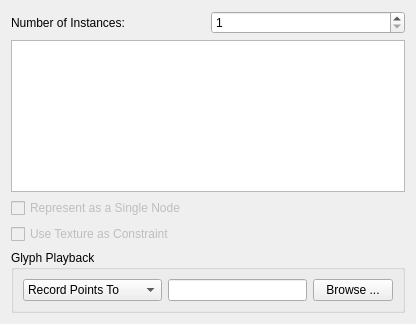
<?xml version="1.0" encoding="UTF-8"?>
<ui version="4.0">
 <class>qtObjectPlacementConstraint</class>
 <widget class="QWidget" name="qtObjectPlacementConstraint">
  <property name="geometry">
   <rect>
    <x>0</x>
    <y>0</y>
    <width>416</width>
    <height>324</height>
   </rect>
  </property>
  <property name="windowTitle">
   <string>Form</string>
  </property>
  <layout class="QGridLayout" name="gridLayout_2">
   <item row="0" column="0">
    <widget class="QLabel" name="label_4">
     <property name="text">
      <string>Number of Instances:</string>
     </property>
    </widget>
   </item>
   <item row="0" column="1">
    <widget class="QSpinBox" name="RandomCount">
     <property name="sizePolicy">
      <sizepolicy hsizetype="Preferred" vsizetype="Fixed">
       <horstretch>0</horstretch>
       <verstretch>0</verstretch>
      </sizepolicy>
     </property>
     <property name="minimum">
      <number>1</number>
     </property>
     <property name="maximum">
      <number>99999</number>
     </property>
    </widget>
   </item>
   <item row="1" column="0" colspan="2">
    <widget class="QTableWidget" name="tableWidget">
     <property name="enabled">
      <bool>true</bool>
     </property>
    </widget>
   </item>
   <item row="2" column="0" colspan="2">
    <widget class="QCheckBox" name="glyphOption">
     <property name="enabled">
      <bool>false</bool>
     </property>
     <property name="toolTip">
      <string>Will be respected by a single leaf node in the scene</string>
     </property>
     <property name="text">
      <string>Represent as a Single Node</string>
     </property>
    </widget>
   </item>
   <item row="3" column="0">
    <widget class="QCheckBox" name="useTextureAsConstraint">
     <property name="enabled">
      <bool>false</bool>
     </property>
     <property name="text">
      <string>Use Texture as Constraint</string>
     </property>
    </widget>
   </item>
   <item row="4" column="0" colspan="2">
    <widget class="QGroupBox" name="GlyphPlaybackGroupBox">
     <property name="enabled">
      <bool>true</bool>
     </property>
     <property name="title">
      <string>Glyph Playback</string>
     </property>
     <property name="flat">
      <bool>false</bool>
     </property>
     <property name="checkable">
      <bool>false</bool>
     </property>
     <property name="checked">
      <bool>false</bool>
     </property>
     <layout class="QHBoxLayout" name="horizontalLayout">
      <item>
       <widget class="QComboBox" name="GlyphPlaybackOption">
        <property name="sizePolicy">
         <sizepolicy hsizetype="MinimumExpanding" vsizetype="Fixed">
          <horstretch>0</horstretch>
          <verstretch>0</verstretch>
         </sizepolicy>
        </property>
        <property name="sizeAdjustPolicy">
         <enum>QComboBox::AdjustToContents</enum>
        </property>
        <item>
         <property name="text">
          <string>Record Points To</string>
         </property>
        </item>
        <item>
         <property name="text">
          <string>Import Points From</string>
         </property>
        </item>
       </widget>
      </item>
      <item>
       <widget class="QLineEdit" name="GlyphPointsFileNameText"/>
      </item>
      <item>
       <widget class="QPushButton" name="GlyphPointsFileBrowserButton">
        <property name="text">
         <string>Browse ...</string>
        </property>
       </widget>
      </item>
     </layout>
    </widget>
   </item>
  </layout>
 </widget>
 <resources/>
 <connections/>
</ui>
